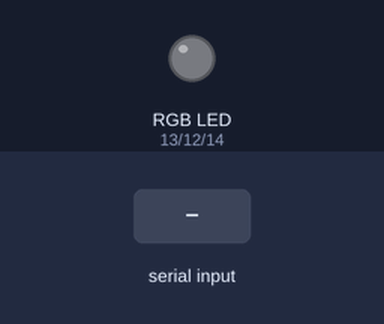
A sketch run on a simulated ESP32. Shown: an RGB LED mixed from three pins (HIGH = lit). Inputs (shaded band) come from the test bench. Nothing arrives over Bluetooth unless stated.

Above: at 1.2 s.
1.3 s: "2" received over the second serial link
At 3.1 s:
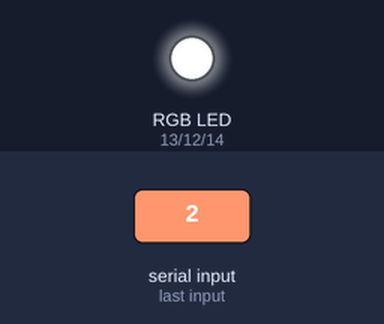
3.8 s: "1" received over the second serial link
At 6.2 s:
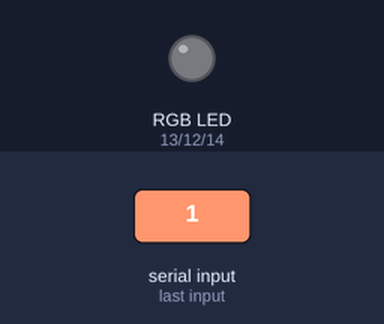
Timing chart, 0 to 7.7 s (numbered marks = the images above; inputs shaded):
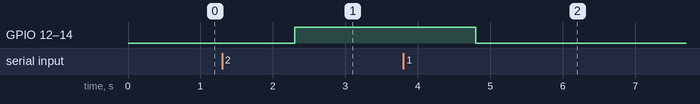

The sketch:

Project3-BluetoothRGBLED.ino
```cpp
#include "BluetoothSerial.h"
BluetoothSerial BTserial;
//change according to pinouts
int redPin = 13;
int greenPin = 12;
int bluePin = 14;
int redVal;
int greenVal;
int blueVal;
String cmd;


void setup() {
  // put your setup code here, to run once:
  //.          name of esp32 bluetooth
BTserial.begin ("BTserial");
pinMode (redPin, OUTPUT);
pinMode (greenPin, OUTPUT);
pinMode (bluePin, OUTPUT);
}

void loop() {
  // put your main code here, to run repeatedly:
BTserial.println("\n1. TURN LED OFF");
BTserial.println("2. TURN LED ON");
BTserial.println("3. PICK COLOR");
  while (!BTserial.available());
cmd = BTserial.readString();

if (cmd == "1") {
redVal=0;
greenVal=0;
blueVal=0;
}

if (cmd == "2") {
redVal=255;
greenVal=255;
blueVal=255;
}
//RGB color mixing
if (cmd == "3") {
 BTserial.println("\nHOW BRIGHT ARE THE COLORS? (0-255)");
 BTserial.println("ENTER RED: ");
 while (!BTserial.available());
 redVal = BTserial.parseInt();

 BTserial.println("\nENTER GREEN: ");
 while (!BTserial.available());
 greenVal = BTserial.parseInt();

 BTserial.println("\nENTER BLUE: ");
 while (!BTserial.available());
 blueVal = BTserial.parseInt();
}
else {BTserial.println("\nno");}
analogWrite (redPin, redVal);
analogWrite (greenPin, greenVal);
analogWrite (bluePin, blueVal);


}
```

Measured:
- after the input at 1.3 s, GPIO 12 (greenPin), GPIO 13 (redPin), GPIO 14 (bluePin): LOW → HIGH after 1.0 s
- after the input at 3.8 s, GPIO 12 (greenPin), GPIO 13 (redPin), GPIO 14 (bluePin): HIGH → LOW after 1.0 s
